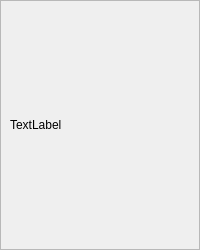
<?xml version="1.0" encoding="UTF-8"?>
<ui version="4.0">
 <class>DlgRef_PipeTShape_ScrollArea_QTD</class>
 <widget class="QWidget" name="DlgRef_PipeTShape_ScrollArea_QTD">
  <property name="windowTitle">
   <string>Form</string>
  </property>
  <layout class="QGridLayout" name="gridLayout">
   <property name="margin">
    <number>0</number>
   </property>
   <property name="spacing">
    <number>6</number>
   </property>
   <item row="0" column="0">
    <widget class="QScrollArea" name="ScrollArea">
     <property name="sizePolicy">
      <sizepolicy hsizetype="Preferred" vsizetype="Expanding">
       <horstretch>0</horstretch>
       <verstretch>0</verstretch>
      </sizepolicy>
     </property>
     <property name="minimumSize">
      <size>
       <width>0</width>
       <height>250</height>
      </size>
     </property>
     <property name="widgetResizable">
      <bool>true</bool>
     </property>
     <widget class="QWidget" name="scrollAreaWidgetContents">
      <property name="geometry">
       <rect>
        <x>0</x>
        <y>0</y>
        <width>110</width>
        <height>246</height>
       </rect>
      </property>
      <layout class="QHBoxLayout" name="horizontalLayout_2">
       <item>
        <widget class="QLabel" name="PipeTShape">
         <property name="text">
          <string>TextLabel</string>
         </property>
        </widget>
       </item>
      </layout>
     </widget>
    </widget>
   </item>
  </layout>
 </widget>
 <resources/>
 <connections/>
</ui>
